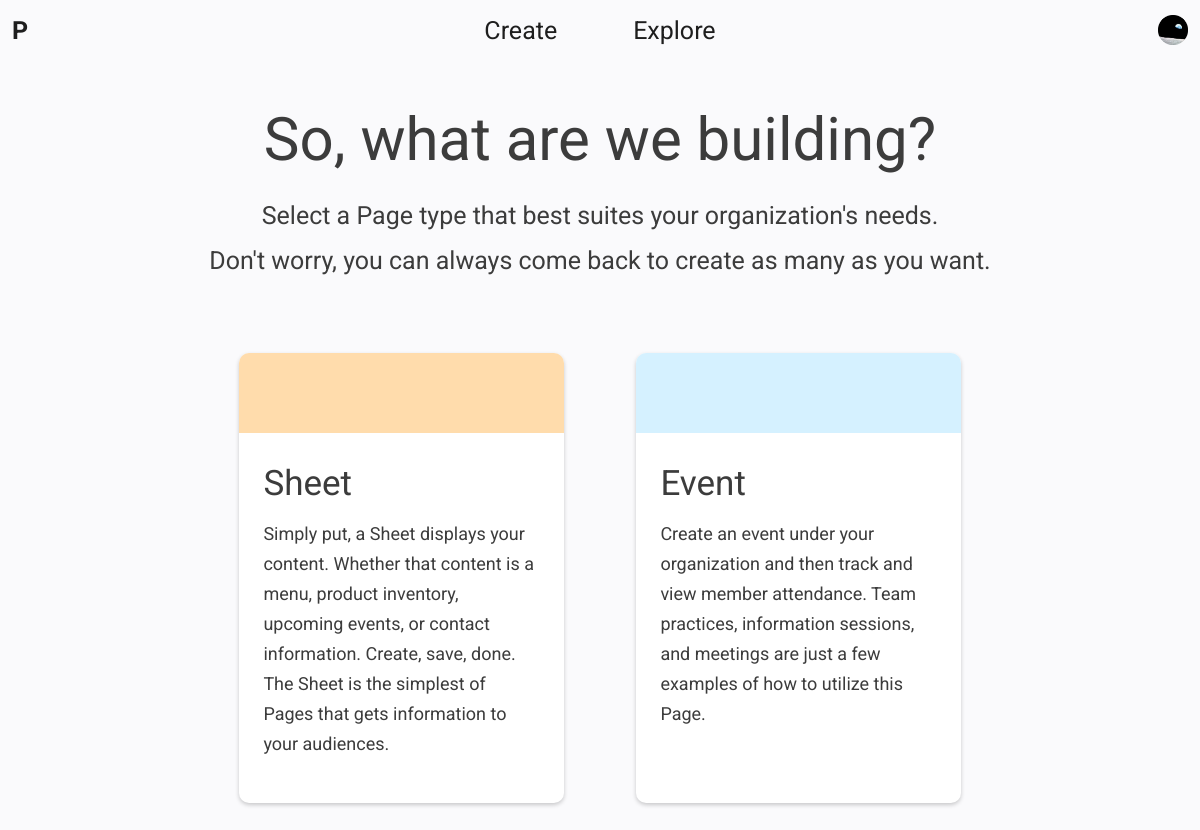
The app's page /create/build/ (signed in), older data.
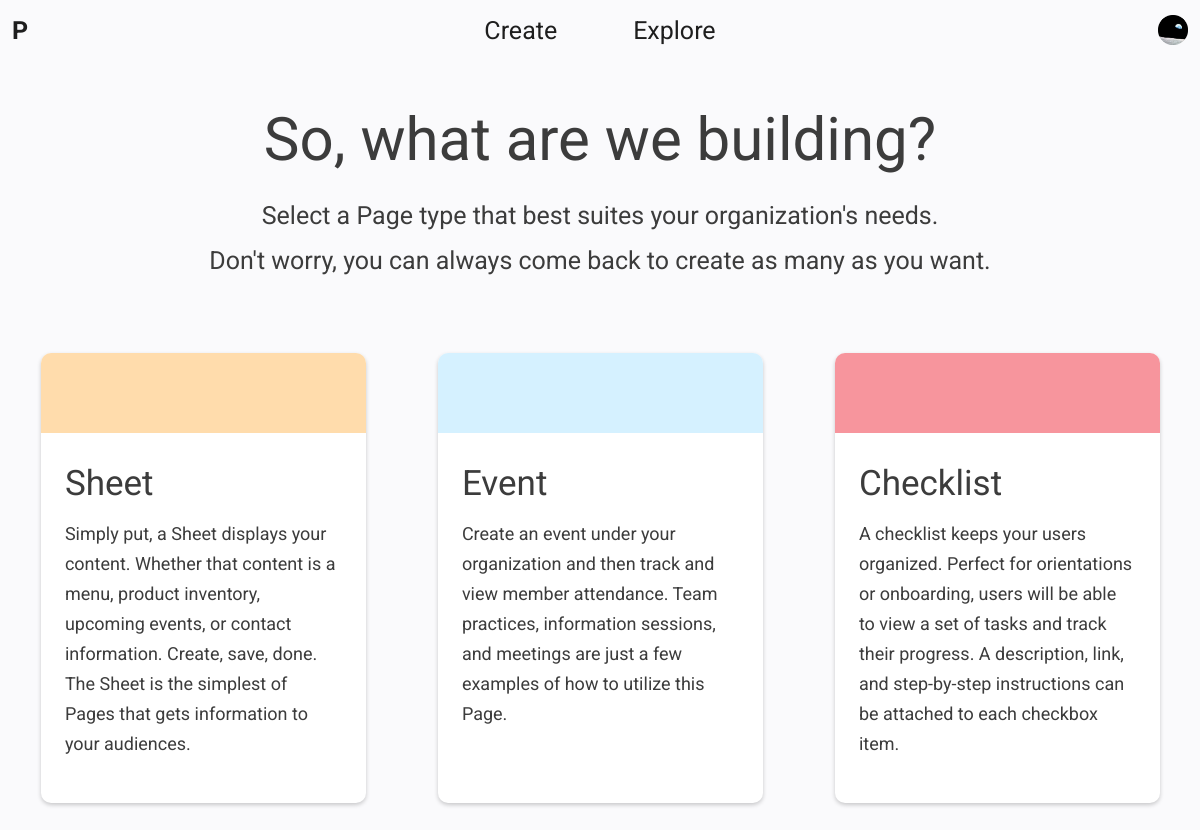
The same page, newer data.
### builder/models.py (models this page shows)
class PageListing(models.Model):
    name = models.CharField(max_length=LENGTH_SHORT)
    description = models.CharField(max_length=LENGTH_MEDIUM)
    color = models.ForeignKey(ColorField, on_delete=models.CASCADE)

class ColorField(models.Model):
    red = models.PositiveSmallIntegerField()
    green = models.PositiveSmallIntegerField()
    blue = models.PositiveSmallIntegerField()
    alpha = models.FloatField()
    def serialize(self):
        return 'rgb({}, {}, {})'.format(self.red, self.green, self.blue)

### builder/views.py (the view, shortened to what this page needs)
# urls.py: path('create/build/', views.build, name='build'),
@login_required
def build(request):
    if request.method == 'GET':
        buildForm = BuildForm(request.GET)
        if not buildForm.is_valid():
            return render(request, 'select_page_type.html', {'pageListings': PageListing.objects.all()})

### pages/templatetags/core_tags.py (called while the page is built)
@register.filter(name='buildPageTitle')
def buildPageTitle(pageName):
    if not pageName:
        return 'Pages'
    return 'Pages | {}'.format(pageName)

### builder/templates/select_page_type.html (shortened to what this page needs)
<html>
    {% load core_tags %}
    {% load static %}
    <head>
    </head>
    <body>
        {% include 'core.html' %}
        {% include 'dashboard.html' %}
        <link rel="stylesheet" type="text/css" href="{% static 'styles/select_page_type.css' %}">
        <div class="content">
            <div class="heading">
                <h1>So, what are we building?</h1>
                <h2>Select a Page type that best suites your organization's needs.</h2>
                <h2>Don't worry, you can always come back to create as many as you want.</h2>
            </div>
            <div class="dashboard">
                {% for pageListing in pageListings %}
                    <a class="item" href="{% url 'build' %}?typee={{ pageListing.name }}">
                        <div class="background" style="background-color: {{ pageListing.color.serialize }}">
                        </div>
                        <div class="info">
                            <h1>{{ pageListing.name }}</h1>
                            <p>{{ pageListing.description }}</p>
                        </div>
                    </a>
                {% endfor %}
            </div>
        </div>
    </body>
</html>

Row changes from the older to the newer data that the page shows:
added PageListing: name "Checklist", description "A checklist keeps your users organized. Perfect for orientations or onboarding, users will be able to view a set of tasks and track their progress. A description, link, and step-by-step instructions can be attached to each checkbox item."
